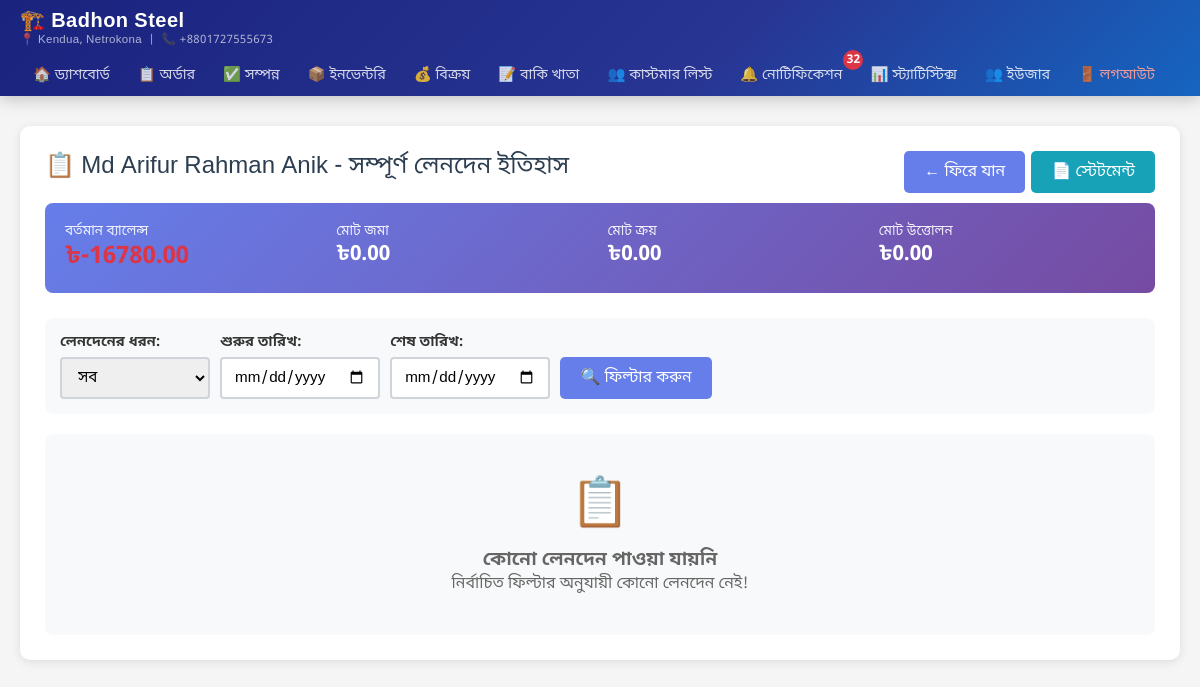
The page /admin-panel/transactions/customers/55/transactions/ (signed in) on the database as committed earlier.
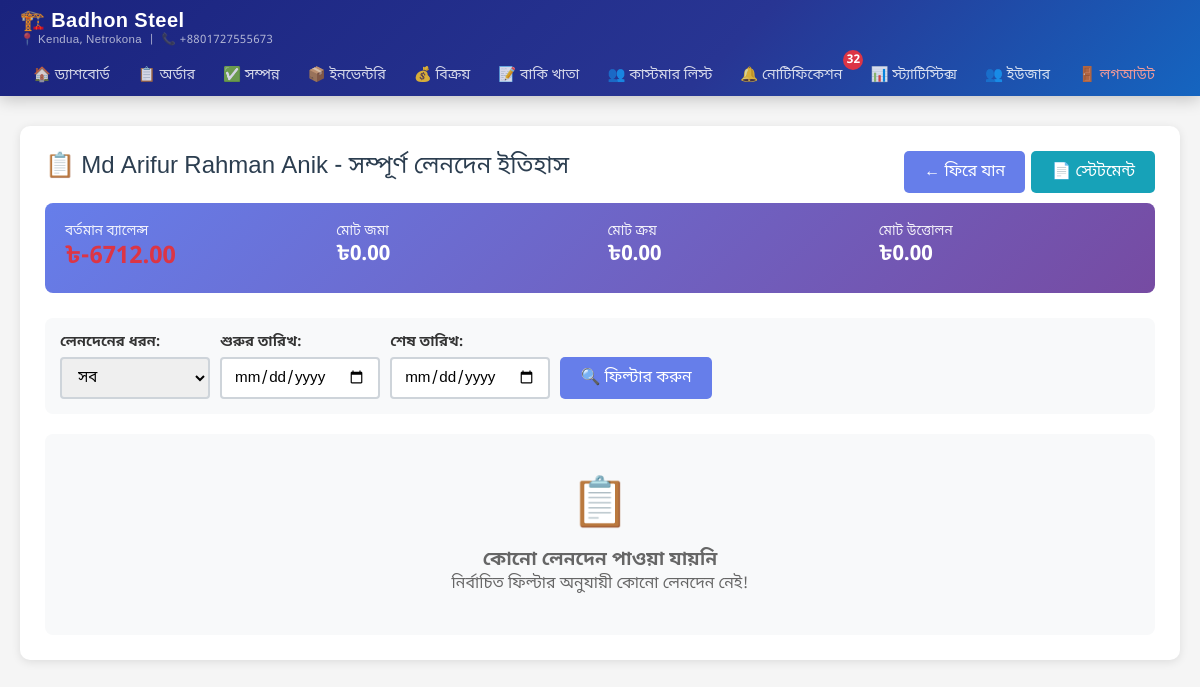
The same page on the database as committed later.
### transactions/models.py (models this page shows, shortened)
class Customer(models.Model):
    name = models.CharField(max_length=200, verbose_name='Customer Name')
    mobile_number = models.CharField(max_length=20, unique=True, verbose_name='Mobile Number')
    address = models.TextField(verbose_name='Address', blank=True)
    current_balance = models.DecimalField(max_digits=10, decimal_places=2, verbose_name='Current Balance', default=0)
    created_at = models.DateTimeField(auto_now_add=True, verbose_name='Created At')
    updated_at = models.DateTimeField(auto_now=True, verbose_name='Updated At')
    class Meta:
        verbose_name = 'Customer'
        verbose_name_plural = 'Customers'
        ordering = ['-created_at']
    @property
    def total_submitted(self):
        from django.db.models import Sum
        result = self.transactions.filter(
            transaction_type='submission',
            status='completed'
        ).aggregate(total=Sum('amount'))
        return result['total'] or 0
    @property
    def total_purchased(self):
        from django.db.models import Sum
        result = self.transactions.filter(
            transaction_type='purchase',
            status='completed'
        ).aggregate(total=Sum('amount'))
        return abs(result['total'] or 0)
    @property
    def total_withdrawn(self):
        from django.db.models import Sum
        result = self.transactions.filter(
            transaction_type='withdrawal',
            status='completed'
        ).aggregate(total=Sum('amount'))
        return abs(result['total'] or 0)

### transactions/views.py (the view)
# urls.py: path('customers/<int:customer_pk>/transactions/', views.transaction_list, name='transaction_list'),
@login_required
def transaction_list(request, customer_pk):
    customer = get_object_or_404(Customer, pk=customer_pk)
    transaction_type = request.GET.get('type', '')
    date_from = request.GET.get('from_date', '')
    date_to = request.GET.get('to_date', '')
    transactions = customer.transactions.filter(status='completed').order_by('-created_at')
    if transaction_type:
        transactions = transactions.filter(transaction_type=transaction_type)
    if date_from:
        transactions = transactions.filter(created_at__gte=date_from)
    if date_to:
        transactions = transactions.filter(created_at__lte=date_to)
    paginator = Paginator(transactions, 50)
    page_number = request.GET.get('page')
    page_obj = paginator.get_page(page_number)
    context = {
        'customer': customer,
        'page_obj': page_obj,
        'transactions': page_obj.object_list,
        'transaction_type': transaction_type,
        'date_from': date_from,
        'date_to': date_to,
    }
    return render(request, 'transactions/transaction_list.html', context)

### transactions/templates/transactions/transaction_list.html (shortened to what the changed rows need)
{% extends 'admin_panel/base.html' %}
{% load static %}
{% block content %}
<div class="card">
    <div class="card-title">
        📋 {{ customer.name }} - সম্পূর্ণ লেনদেন ইতিহাস
        <div style="float: right;">
        </div>
    </div>
    <div style="background: linear-gradient(135deg, #667eea 0%, #764ba2 100%); padding: 20px; border-radius: 8px; margin-bottom: 25px; color: white;">
        <div style="display: grid; grid-template-columns: repeat(auto-fit, minmax(150px, 1fr)); gap: 15px;">
            <div>
                <div style="font-size: 1.5rem; font-weight: 700;">
                    {% if customer.current_balance >= 0 %}
                    ৳{{ customer.current_balance|floatformat:2 }}
                    {% else %}
                    <span style="color: #dc3545;">৳-{{ customer.current_balance|floatformat:2|slice:"1:" }}</span>
                    {% endif %}
                </div>
            </div>
            <div>
                <div style="font-size: 0.85rem; opacity: 0.9;">মোট জমা</div>
                <div style="font-size: 1.3rem; font-weight: 700;">৳{{ customer.total_submitted|floatformat:2 }}</div>
            </div>
            <div>
                <div style="font-size: 0.85rem; opacity: 0.9;">মোট ক্রয়</div>
                <div style="font-size: 1.3rem; font-weight: 700;">৳{{ customer.total_purchased|floatformat:2 }}</div>
            </div>
            <div>
                <div style="font-size: 0.85rem; opacity: 0.9;">মোট উত্তোলন</div>
                <div style="font-size: 1.3rem; font-weight: 700;">৳{{ customer.total_withdrawn|floatformat:2 }}</div>
            </div>
        </div>
    </div>
    <div style="background: #f8f9fa; padding: 15px; border-radius: 8px; margin-bottom: 20px;">
        <form method="get" style="display: flex; gap: 10px; flex-wrap: wrap; align-items: end;">
        </form>
    </div>
    {% if transactions %}
    <div style="overflow-x: auto;">
        <table style="width: 100%; border-collapse: collapse;">
            <thead>
                <tr style="background-color: #f8f9fa; border-bottom: 2px solid #dee2e6;">
                    <th style="padding: 12px 8px; text-align: left; font-weight: 600;">তারিখ</th>
                    <th style="padding: 12px 8px; text-align: left; font-weight: 600;">লেনদেন নং</th>
                    <th style="padding: 12px 8px; text-align: left; font-weight: 600;">ধরন</th>
                    <th style="padding: 12px 8px; text-align: left; font-weight: 600;">বিবরণ</th>
                    <th style="padding: 12px 8px; text-align: right; font-weight: 600;">পরিমাণ</th>
                    <th style="padding: 12px 8px; text-align: right; font-weight: 600;">ব্যালেন্স</th>
                    <th style="padding: 12px 8px; text-align: center; font-weight: 600;">অ্যাকশন</th>
                </tr>
            </thead>
            <tbody>
                {% for txn in transactions %}
                <tr style="border-bottom: 1px solid #dee2e6; {% if txn.is_reversed %}opacity: 0.5; background: #f8f9fa;{% endif %}">
                    <td style="padding: 10px 8px;">{{ txn.created_at|date:"d/m/Y H:i" }}</td>
                    <td style="padding: 10px 8px; font-family: monospace; font-size: 0.85rem;">{{ txn.transaction_number }}</td>
                    <td style="padding: 10px 8px;">
                        {% if txn.transaction_type == 'submission' %}
                        <span style="padding: 4px 8px; border-radius: 4px; background: #d4edda; color: #155724; font-weight: 600; font-size: 0.85rem;">জমা</span>
                        {% elif txn.transaction_type == 'purchase' %}
                        <span style="padding: 4px 8px; border-radius: 4px; background: #cce5ff; color: #004085; font-weight: 600; font-size: 0.85rem;">ক্রয়</span>
                        {% elif txn.transaction_type == 'withdrawal' %}
                        <span style="padding: 4px 8px; border-radius: 4px; background: #fff3cd; color: #856404; font-weight: 600; font-size: 0.85rem;">উত্তোলন</span>
                        {% elif txn.transaction_type == 'reversal' %}
                        <span style="padding: 4px 8px; border-radius: 4px; background: #f8d7da; color: #721c24; font-weight: 600; font-size: 0.85rem;">বাতিল</span>
                        {% endif %}
                        {% if txn.is_reversed %}
                        <br><small style="color: #dc3545; font-weight: 600;">(বাতিলকৃত)</small>
                        {% endif %}
                    </td>
                    <td style="padding: 10px 8px;">
                        {% if txn.transaction_type == 'purchase' %}
                            <strong>{{ txn.item_name }}</strong>
                            {% if txn.item_quantity %}<br><small>পরিমাণ: {{ txn.item_quantity }} | একক মূল্য: ৳{{ txn.item_unit_price|floatformat:2 }}</small>{% endif %}
                        {% elif txn.notes %}
                            {{ txn.notes|truncatewords:15 }}
                        {% else %}
                            -
                        {% endif %}
                    </td>
                    <td style="padding: 10px 8px; text-align: right; font-weight: 700;">
                        {% if txn.transaction_type == 'submission' %}
                        <span style="color: #28a745;">+৳{{ txn.amount|floatformat:2 }}</span>
                        {% elif txn.transaction_type == 'purchase' or txn.transaction_type == 'withdrawal' %}
                        <span style="color: #dc3545;">-৳{{ txn.amount|floatformat:2 }}</span>
                        {% elif txn.transaction_type == 'reversal' %}
                            {% if txn.reverses_transaction.transaction_type == 'submission' %}
                            <span style="color: #dc3545;">-৳{{ txn.amount|floatformat:2 }}</span>
                            {% else %}
                            <span style="color: #28a745;">+৳{{ txn.amount|floatformat:2 }}</span>
                            {% endif %}
                        {% endif %}
                    </td>
                    <td style="padding: 10px 8px; text-align: right; font-weight: 700;">
                        {% if txn.balance_after >= 0 %}
                        <span style="color: #28a745;">৳{{ txn.balance_after|floatformat:2 }}</span>
                        {% else %}
                        <span style="color: #dc3545;">৳{{ txn.balance_after|floatformat:2 }}</span>
                        {% endif %}
                    </td>
                    <td style="padding: 10px 8px; text-align: center;">
                        <a href="{% url 'transactions:transaction_voucher' pk=txn.pk %}" class="btn btn-sm btn-info" title="ভাউচার">🧾</a>
                        {% if not txn.is_reversed %}
                        <a href="{% url 'transactions:transaction_reverse' pk=txn.pk %}" class="btn btn-sm btn-danger" title="বাতিল" onclick="return confirm('এই লেনদেন বাতিল করতে চান?')">↩️</a>
                        {% endif %}
                    </td>
                </tr>
                {% endfor %}
            </tbody>
        </table>
    </div>
    {% if page_obj.has_other_pages %}
    <div style="margin-top: 20px; text-align: center;">
        {% if page_obj.has_previous %}
        <a href="?page=1{% if transaction_type %}&type={{ transaction_type }}{% endif %}{% if date_from %}&from_date={{ date_from }}{% endif %}{% if date_to %}&to_date={{ date_to }}{% endif %}" class="btn btn-sm">প্রথম</a>
        <a href="?page={{ page_obj.previous_page_number }}{% if transaction_type %}&type={{ transaction_type }}{% endif %}{% if date_from %}&from_date={{ date_from }}{% endif %}{% if date_to %}&to_date={{ date_to }}{% endif %}" class="btn btn-sm">← আগের</a>
        {% endif %}
        <span style="margin: 0 10px;">পৃষ্ঠা {{ page_obj.number }} এর {{ page_obj.paginator.num_pages }}</span>
        {% if page_obj.has_next %}
        <a href="?page={{ page_obj.next_page_number }}{% if transaction_type %}&type={{ transaction_type }}{% endif %}{% if date_from %}&from_date={{ date_from }}{% endif %}{% if date_to %}&to_date={{ date_to }}{% endif %}" class="btn btn-sm">পরের →</a>
        <a href="?page={{ page_obj.paginator.num_pages }}{% if transaction_type %}&type={{ transaction_type }}{% endif %}{% if date_from %}&from_date={{ date_from }}{% endif %}{% if date_to %}&to_date={{ date_to }}{% endif %}" class="btn btn-sm">শেষ</a>
        {% endif %}
    </div>
    {% endif %}
    {% else %}
    <div style="text-align: center; padding: 40px; color: #666; background: #f8f9fa; border-radius: 8px;">
        <div style="font-size: 3rem; margin-bottom: 10px;">📋</div>
        <h3>কোনো লেনদেন পাওয়া যায়নি</h3>
        <p>নির্বাচিত ফিল্টার অনুযায়ী কোনো লেনদেন নেই!</p>
    </div>
    {% endif %}
</div>
{% endblock %}

Rows that differ between the two databases and show on the page:
changed Customer "Md Arifur Rahman Anik": current_balance "16780.00" → "6712.00"
